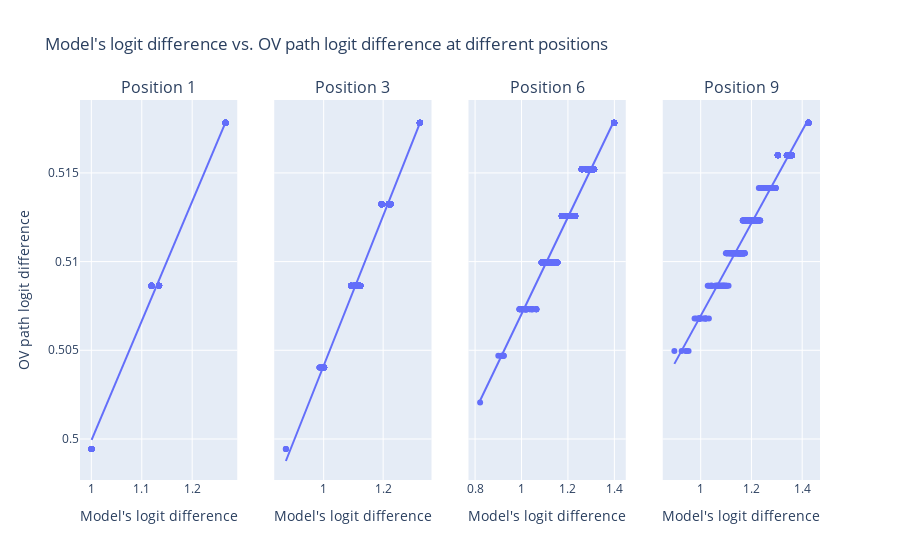

The notebook cell saved with this chart:
### Code cell
logit_diff = logits[..., 1] - logits[..., 0]
logit_diff_ov = logits_ov_path[..., 1] - logits_ov_path[..., 0]

joint_logit_diff = torch.stack([logit_diff[:, 1:], logit_diff_ov], dim=0)
# corr_by_pos = [torch.corrcoef(joint_logit_diff[..., i])[0, 1].item() for i in range(10)]
# px.bar(corr_by_pos, title='Correlation of output logit difference and OV only logit difference by position')

figs = []
for pos in [1, 3, 6, 9]:
    x, y = joint_logit_diff[:, :, pos]
    fig = mpu.scatter(x, y, trendline='ols', return_fig=True)
    figs.append(fig)

figs_to_subplots(figs, shared_xaxes=True, shared_yaxes=True, subplot_titles=[f'Position {pos}' for pos in [1, 3, 6, 9]],
                 title="Model's logit difference vs. OV path logit difference at different positions",
                 xaxis="Model's logit difference", yaxis="OV path logit difference")

### Figure 1 — Plotly figure (JSON) as saved in the notebook; plotly's stock layout.template omitted (floating-point values rounded to 4 significant figures; data arrays with more than 128 entries replaced by an {"elided": "..."} marker saying what was removed)
{"data": [{"hovertemplate": "x=%{x}<br>y=%{y}<extra></extra>", "legendgroup": "", "marker": {"color": "#636efa", "symbol": "circle"}, "mode": "markers", "name": "", "orientation": "v", "showlegend": false, "type": "scatter", "x": {"elided": "1000 float values"}, "xaxis": "x", "y": {"elided": "1000 float values"}, "yaxis": "y"}, {"hovertemplate": "<b>OLS trendline</b><br>y = 0.0674107 * x + 0.432496<br>R<sup>2</sup>=0.996677<br><br>x=%{x}<br>y=%{y} <b>(trend)</b><extra></extra>", "legendgroup": "", "marker": {"color": "#636efa", "symbol": "circle"}, "mode": "lines", "name": "", "showlegend": false, "type": "scatter", "x": {"elided": "1000 float values"}, "xaxis": "x", "y": {"elided": "1000 float values"}, "yaxis": "y"}, {"hovertemplate": "x=%{x}<br>y=%{y}<extra></extra>", "legendgroup": "", "marker": {"color": "#636efa", "symbol": "circle"}, "mode": "markers", "name": "", "orientation": "v", "showlegend": false, "type": "scatter", "x": {"elided": "1000 float values"}, "xaxis": "x2", "y": {"elided": "1000 float values"}, "yaxis": "y2"}, {"hovertemplate": "<b>OLS trendline</b><br>y = 0.0422752 * x + 0.461858<br>R<sup>2</sup>=0.990178<br><br>x=%{x}<br>y=%{y} <b>(trend)</b><extra></extra>", "legendgroup": "", "marker": {"color": "#636efa", "symbol": "circle"}, "mode": "lines", "name": "", "showlegend": false, "type": "scatter", "x": {"elided": "1000 float values"}, "xaxis": "x2", "y": {"elided": "1000 float values"}, "yaxis": "y2"}, {"hovertemplate": "x=%{x}<br>y=%{y}<extra></extra>", "legendgroup": "", "marker": {"color": "#636efa", "symbol": "circle"}, "mode": "markers", "name": "", "orientation": "v", "showlegend": false, "type": "scatter", "x": {"elided": "1000 float values"}, "xaxis": "x3", "y": {"elided": "1000 float values"}, "yaxis": "y3"}, {"hovertemplate": "<b>OLS trendline</b><br>y = 0.0273169 * x + 0.479722<br>R<sup>2</sup>=0.973677<br><br>x=%{x}<br>y=%{y} <b>(trend)</b><extra></extra>", "legendgroup": "", "marker": {"color": "#636efa", "symbol": "circle"}, "mode": "lines", "name": "", "showlegend": false, "type": "scatter", "x": {"elided": "1000 float values"}, "xaxis": "x3", "y": {"elided": "1000 float values"}, "yaxis": "y3"}, {"hovertemplate": "x=%{x}<br>y=%{y}<extra></extra>", "legendgroup": "", "marker": {"color": "#636efa", "symbol": "circle"}, "mode": "markers", "name": "", "orientation": "v", "showlegend": false, "type": "scatter", "x": {"elided": "1000 float values"}, "xaxis": "x4", "y": {"elided": "1000 float values"}, "yaxis": "y4"}, {"hovertemplate": "<b>OLS trendline</b><br>y = 0.0261102 * x + 0.480833<br>R<sup>2</sup>=0.972208<br><br>x=%{x}<br>y=%{y} <b>(trend)</b><extra></extra>", "legendgroup": "", "marker": {"color": "#636efa", "symbol": "circle"}, "mode": "lines", "name": "", "showlegend": false, "type": "scatter", "x": {"elided": "1000 float values"}, "xaxis": "x4", "y": {"elided": "1000 float values"}, "yaxis": "y4"}], "layout": {"annotations": [{"font": {"size": 16}, "showarrow": false, "text": "Position 1", "x": 0.1062, "xanchor": "center", "xref": "paper", "y": 1, "yanchor": "bottom", "yref": "paper"}, {"font": {"size": 16}, "showarrow": false, "text": "Position 3", "x": 0.3688, "xanchor": "center", "xref": "paper", "y": 1, "yanchor": "bottom", "yref": "paper"}, {"font": {"size": 16}, "showarrow": false, "text": "Position 6", "x": 0.6313, "xanchor": "center", "xref": "paper", "y": 1, "yanchor": "bottom", "yref": "paper"}, {"font": {"size": 16}, "showarrow": false, "text": "Position 9", "x": 0.8938, "xanchor": "center", "xref": "paper", "y": 1, "yanchor": "bottom", "yref": "paper"}], "coloraxis": {}, "showlegend": false, "title": {"text": "Model's logit difference vs. OV path logit difference at different positions"}, "xaxis": {"anchor": "y", "domain": [0, 0.2125], "title": {"text": "Model's logit difference"}}, "xaxis2": {"anchor": "y2", "domain": [0.2625, 0.475], "title": {"text": "Model's logit difference"}}, "xaxis3": {"anchor": "y3", "domain": [0.525, 0.7375], "title": {"text": "Model's logit difference"}}, "xaxis4": {"anchor": "y4", "domain": [0.7875, 1], "title": {"text": "Model's logit difference"}}, "yaxis": {"anchor": "x", "domain": [0, 1], "title": {"text": "OV path logit difference"}}, "yaxis2": {"anchor": "x2", "domain": [0, 1], "matches": "y", "showticklabels": false}, "yaxis3": {"anchor": "x3", "domain": [0, 1], "matches": "y", "showticklabels": false}, "yaxis4": {"anchor": "x4", "domain": [0, 1], "matches": "y", "showticklabels": false}}}
